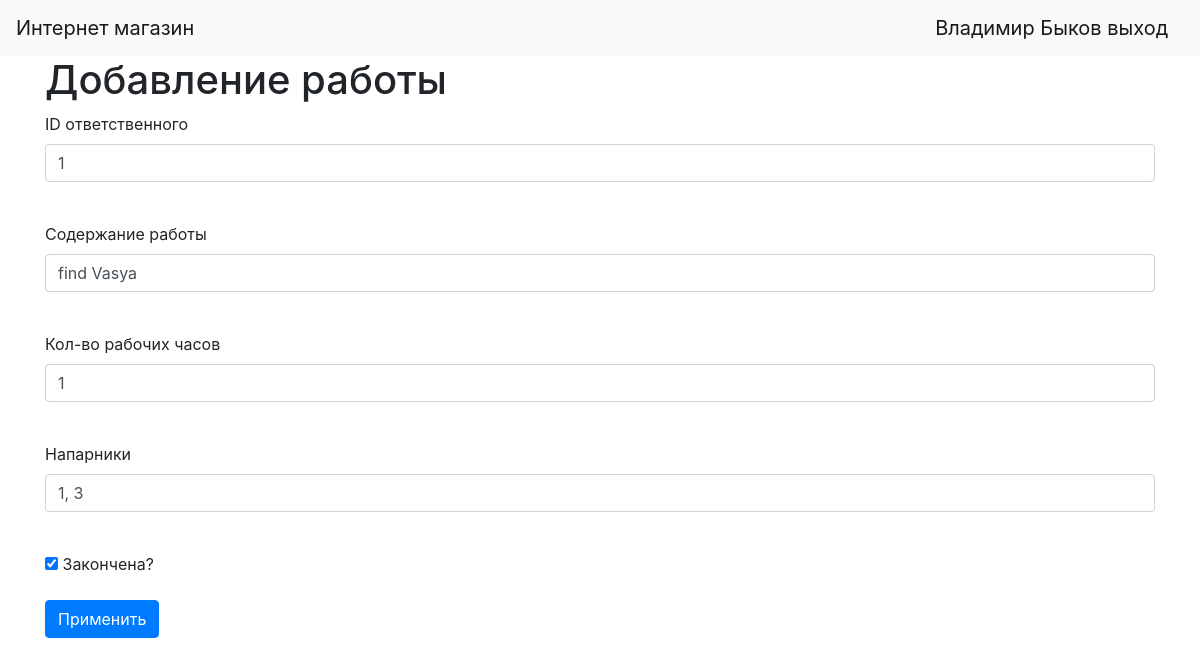
The app's page /addjob/1 (signed in) with its own data.
### data/users.py (models this page shows, shortened)
class User(SqlAlchemyBase, UserMixin):
    __tablename__ = 'users'
    id = sqlalchemy.Column(sqlalchemy.Integer, primary_key=True, autoincrement=True)
    name = sqlalchemy.Column(sqlalchemy.String, nullable=True)
    about = sqlalchemy.Column(sqlalchemy.String, nullable=True)
    email = sqlalchemy.Column(sqlalchemy.String, index=True, unique=True, nullable=True)
    role = sqlalchemy.Column(sqlalchemy.Integer)
    hashed_password = sqlalchemy.Column(sqlalchemy.String, nullable=True)
    created_date = sqlalchemy.Column(sqlalchemy.DateTime, default=datetime.datetime.now)

### data/jobs.py (models this page shows, shortened)
class Jobs(SqlAlchemyBase):
    __tablename__ = 'jobs'
    id = sqlalchemy.Column(sqlalchemy.Integer, primary_key=True, autoincrement=True)
    job = sqlalchemy.Column(sqlalchemy.String, nullable=True)
    work_size = sqlalchemy.Column(sqlalchemy.Integer, nullable=True)
    collaborators = sqlalchemy.Column(sqlalchemy.String, nullable=True)
    start_date = sqlalchemy.Column(sqlalchemy.DateTime, default=datetime.datetime.now, nullable=True)
    end_date = sqlalchemy.Column(sqlalchemy.DateTime, nullable=True)
    is_finished = sqlalchemy.Column(sqlalchemy.Boolean, nullable=True)
    user_id = sqlalchemy.Column(sqlalchemy.Integer, sqlalchemy.ForeignKey("users.id"))
    user = orm.relationship('User', foreign_keys="Jobs.user_id", backref="jobs")
    team_leader = sqlalchemy.Column(sqlalchemy.Integer, sqlalchemy.ForeignKey("users.id"))
    tl = orm.relation('User', foreign_keys="Jobs.team_leader")

### main.py (the view, shortened to what this page needs)
@app.route('/addjob/<int:id>', methods=['GET', 'POST'])
@login_required
def edit_job(id):
    form = JobsForm()
    if request.method == "GET":
        db_sess = db_session.create_session()
        jobs = db_sess.query(Jobs).filter((Jobs.id == id),
                                          ((Jobs.user == current_user) | (current_user.id == 1))).first()
        if jobs:
            form.team_leader.data = jobs.team_leader
            form.job.data = jobs.job
            form.work_size.data = jobs.work_size
            form.collaborators.data = jobs.collaborators
            form.start_date.data = jobs.start_date
            form.is_finished.data = jobs.is_finished
        else:
            abort(404)
    return render_template('jobs.html', title='Редактирование работы', form=form)

### forms/job.py
class JobsForm(FlaskForm):
    team_leader = IntegerField("ID ответственного", validators=[DataRequired()])
    job = StringField("Содержание работы", validators=[DataRequired()])
    work_size = IntegerField("Кол-во рабочих часов", validators=[DataRequired()])
    collaborators = StringField("Напарники", validators=[DataRequired()])
    start_date = DateTimeField("Время начала", default=datetime.datetime.now())
    end_date = DateTimeField("Время окончания")
    is_finished = BooleanField("Закончена?")
    submit = SubmitField('Применить')

### data/db_session.py (called while the page is built)
def create_session() -> Session:
    global __factory
    return __factory()

### main.py (called while the page is built)
@login_manager.user_loader
def load_user(user_id):
    db_sess = db_session.create_session()
    return db_sess.query(User).get(user_id)

### templates/jobs.html (shortened to what this page needs)
{% extends "base.html" %}
{% block content %}
    <h1>Добавление работы</h1>
    <form action="" method="post">
        <p>
            {{ form.team_leader.label }}<br>
            {{ form.team_leader(class="form-control") }}<br>
        </p>
        <p>
            {{ form.job.label }}<br>
            {{ form.job(class="form-control") }}<br>
        </p>
        <p>
            {{ form.work_size.label }}<br>
            {{ form.work_size(class="form-control") }}<br>
        </p>
        <p>
            {{ form.collaborators.label }}<br>
            {{ form.collaborators(class="form-control") }}<br>
        </p>
        <p>{{ form.is_finished() }} {{ form.is_finished.label }}</p>
        <p>{{ form.submit(type="submit", class="btn btn-primary") }}</p>
    </form>
{% endblock %}

### templates/base.html (shortened to what this page needs)
<!doctype html>
<html lang="en">
<head>
    <link rel="stylesheet" href="https://stackpath.bootstrapcdn.com/bootstrap/4.4.1/css/bootstrap.min.css">
</head>
  <body>
    <header>
        <nav class="navbar navbar-light bg-light">
        <a class="navbar-brand" href="#">Интернет магазин</a>
        {% if current_user.is_authenticated %}
            <a class="navbar-brand" href="/logout">{{ current_user.name }} выход</a>
        {% else %}
            <p>
                <a class="btn btn-primary " href="/register">Зарегистрироваться</a>
                <a class="btn btn-success" href="/login">Войти</a>
            </p>
        {% endif %}
    </nav>
    </header>
    <main role="main" class="container">
        {% block content %}{% endblock %}
    </main>
  </body>
</html>

### records on screen
User: name "Владимир Быков"
Jobs: team_leader "1", job "find Vasya", work_size "1", collaborators "1, 3", is_finished "☑"
